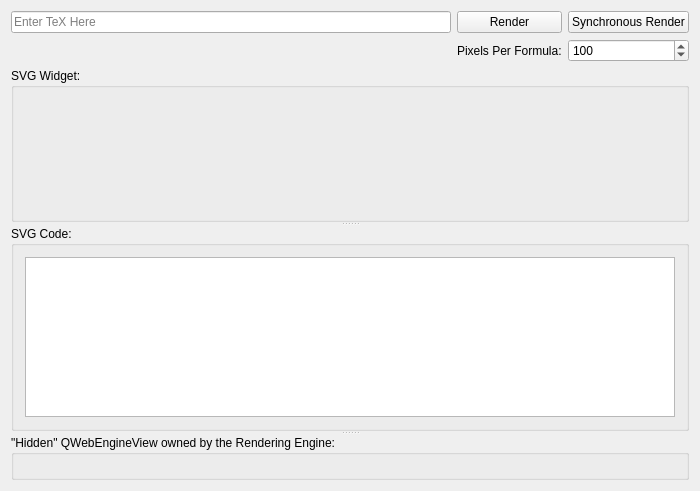
<?xml version="1.0" encoding="UTF-8"?>
<ui version="4.0">
 <class>CMainWindow</class>
 <widget class="QMainWindow" name="CMainWindow">
  <property name="geometry">
   <rect>
    <x>0</x>
    <y>0</y>
    <width>700</width>
    <height>491</height>
   </rect>
  </property>
  <property name="windowTitle">
   <string>Towel 42 Development, LLC - CQt6MathJax GUI Example</string>
  </property>
  <widget class="QWidget" name="centralWidget">
   <layout class="QGridLayout" name="gridLayout">
    <item row="2" column="0" colspan="3">
     <widget class="QSplitter" name="splitter">
      <property name="orientation">
       <enum>Qt::Orientation::Vertical</enum>
      </property>
      <widget class="QGroupBox" name="groupBox">
       <property name="title">
        <string>SVG Widget:</string>
       </property>
       <layout class="QHBoxLayout" name="horizontalLayout">
        <property name="leftMargin">
         <number>0</number>
        </property>
        <property name="topMargin">
         <number>0</number>
        </property>
        <property name="rightMargin">
         <number>0</number>
        </property>
        <item>
         <widget class="NTowel42::CMathJaxWidget" name="mathJaxWidget" native="true">
          <property name="sizePolicy">
           <sizepolicy hsizetype="Preferred" vsizetype="Expanding">
            <horstretch>0</horstretch>
            <verstretch>0</verstretch>
           </sizepolicy>
          </property>
          <property name="minimumSize">
           <size>
            <width>0</width>
            <height>120</height>
           </size>
          </property>
          <property name="maximumSize">
           <size>
            <width>16777215</width>
            <height>120</height>
           </size>
          </property>
         </widget>
        </item>
       </layout>
      </widget>
      <widget class="QGroupBox" name="groupBox_2">
       <property name="title">
        <string>SVG Code:</string>
       </property>
       <layout class="QVBoxLayout" name="verticalLayout">
        <item>
         <widget class="QPlainTextEdit" name="plainTextEdit">
          <property name="sizePolicy">
           <sizepolicy hsizetype="Expanding" vsizetype="Expanding">
            <horstretch>0</horstretch>
            <verstretch>2</verstretch>
           </sizepolicy>
          </property>
          <property name="lineWrapMode">
           <enum>QPlainTextEdit::LineWrapMode::NoWrap</enum>
          </property>
          <property name="readOnly">
           <bool>true</bool>
          </property>
         </widget>
        </item>
       </layout>
      </widget>
      <widget class="QGroupBox" name="groupBox_3">
       <property name="title">
        <string>&quot;Hidden&quot; QWebEngineView owned by the Rendering Engine:</string>
       </property>
       <layout class="QVBoxLayout" name="webEngineViewLayout"/>
      </widget>
     </widget>
    </item>
    <item row="0" column="0">
     <widget class="QLineEdit" name="lineEdit">
      <property name="placeholderText">
       <string>Enter TeX Here</string>
      </property>
     </widget>
    </item>
    <item row="0" column="2">
     <widget class="QPushButton" name="syncRender">
      <property name="text">
       <string>Synchronous Render</string>
      </property>
     </widget>
    </item>
    <item row="0" column="1">
     <widget class="QPushButton" name="asyncRender">
      <property name="text">
       <string>Render</string>
      </property>
     </widget>
    </item>
    <item row="1" column="0">
     <spacer name="horizontalSpacer">
      <property name="orientation">
       <enum>Qt::Orientation::Horizontal</enum>
      </property>
      <property name="sizeHint" stdset="0">
       <size>
        <width>40</width>
        <height>20</height>
       </size>
      </property>
     </spacer>
    </item>
    <item row="1" column="2">
     <widget class="QSpinBox" name="pixelsPerFormula">
      <property name="maximum">
       <number>5000</number>
      </property>
      <property name="singleStep">
       <number>100</number>
      </property>
      <property name="value">
       <number>100</number>
      </property>
     </widget>
    </item>
    <item row="1" column="1">
     <widget class="QLabel" name="label">
      <property name="text">
       <string>Pixels Per Formula:</string>
      </property>
     </widget>
    </item>
   </layout>
  </widget>
 </widget>
 <layoutdefault spacing="6" margin="11"/>
 <customwidgets>
  <customwidget>
   <class>NTowel42::CMathJaxWidget</class>
   <extends>QWidget</extends>
   <header>../../include/MathJaxWidget.h</header>
   <container>1</container>
  </customwidget>
 </customwidgets>
 <tabstops>
  <tabstop>lineEdit</tabstop>
  <tabstop>asyncRender</tabstop>
  <tabstop>syncRender</tabstop>
  <tabstop>pixelsPerFormula</tabstop>
  <tabstop>plainTextEdit</tabstop>
 </tabstops>
 <resources/>
 <connections/>
</ui>
